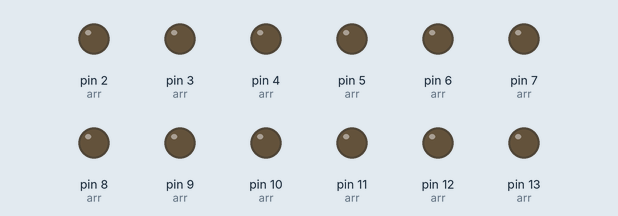
Simulated run of this sketch. Board: Arduino Uno, built with avr-gcc and run on an emulated ATmega328P. On the bench: output pins drawn as LEDs (lit = HIGH).

Above: at 0.1 s.
At 35.6 s:
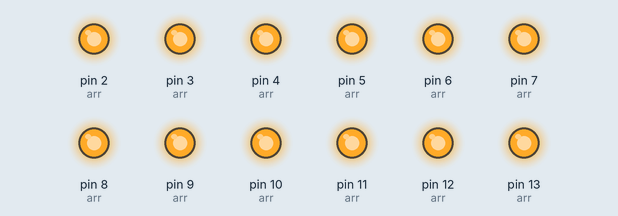
Timing chart, 0 to 40.0 s (numbered marks = the images above):
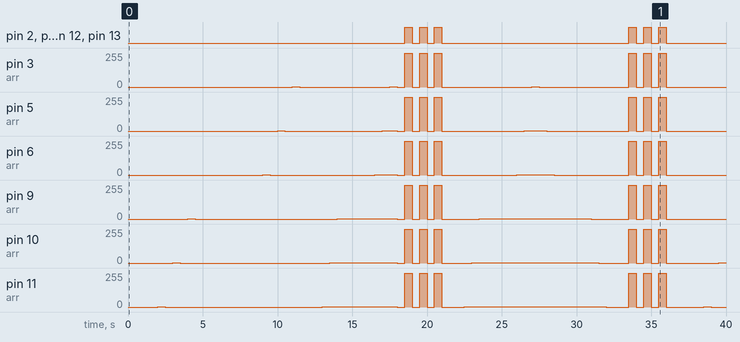

The sketch:

led_sequence1.ino
```cpp
int led1 = 13, led2 = 12, led3 = 11, led4 = 10, led5 = 9, led6 = 8, led7 = 7, led8 = 2,led9 = 4, r = 6, g = 5, b = 3;

int arr [] = { led1, led2, led3, led4, led5, led6, led7, led8, led9, r, g, b};
int rev [] = { b, g, r, led9, led8, led7, led6, led5, led4, led3, led2, led1};
int d = 500;

void setup()
{
  for (int i=0; i<sizeof arr/sizeof arr[0]; i++) {
    pinMode(arr[i], OUTPUT);
  }
}

void loop()
{
  primeiro();
  segundo();
  pisca();
  quarto();
  pisca();
}
void primeiro(){

  for (int i=0; i<sizeof arr/sizeof arr[0]; i++) {
  	if(i<i-3){
      	digitalWrite(arr[i], HIGH);
      	delay(d);
      	digitalWrite(arr[i], LOW);
      	delay(d);
    }
    else{
      	analogWrite(arr[i], HIGH);
      	delay(d);
      	analogWrite(arr[i], LOW);
      	delay(d);
    }
  }

}

void segundo(){
	for (int i=0; i<sizeof arr/sizeof arr[0]; i++) {
      if(i<i-3){
          digitalWrite(arr[i], HIGH);
          delay(d);
      }
      else{
          analogWrite(arr[i], HIGH);
          delay(d);
      }
	}

  for (int i=0; i<sizeof arr/sizeof arr[0]; i++) {
      if(i<i-3){
          digitalWrite(arr[i], LOW);
      }
      else{
          analogWrite(arr[i], LOW);
      }
  	}
  delay(d);
}

void pisca(){
for (int i=0; i<3; i++){
    for (int i=0; i<sizeof arr/sizeof arr[0]; i++) {
      digitalWrite(arr[i], HIGH);
	}
	delay(d);
    for (int i=0; i<sizeof arr/sizeof arr[0]; i++) {
      digitalWrite(arr[i], LOW);
    }
    delay(d);
  }
}
void quarto(){
  for (int i=0; i<sizeof arr/sizeof arr[0]; i++) {
      if(i<i-3){
        digitalWrite(arr[i], HIGH);
        delay(d);
      }
      else{
        analogWrite(arr[i], HIGH);
        delay(d);
      }
	}

  for (int i=0; i<sizeof rev/sizeof rev[0]; i++) {
      if(i<i-9){
        digitalWrite(rev[i], LOW);
        delay(d);
      }
      else{
        analogWrite(rev[i], LOW);
        delay(d);
      }
  	}
}
```

Measured:
- by itself, pin 3 (arr): 0/255 → 1/255 at 11.0 s, → 0/255 0.50 s later, → 1/255 6.0 s later, → 0/255 0.50 s later, … (18 changes in this stretch)
- by itself, pin 5 (arr): 0/255 → 1/255 at 10.0 s, → 0/255 0.50 s later, → 1/255 6.5 s later, → 0/255 1.0 s later, … (18 changes in this stretch)
- by itself, pin 6 (arr): 0/255 → 1/255 at 9.0 s, → 0/255 0.50 s later, → 1/255 7.0 s later, → 0/255 1.5 s later, … (18 changes in this stretch)
- by itself, pin 9 (arr): 0/255 → 1/255 at 4.0 s, → 0/255 0.50 s later, → 1/255 9.5 s later, → 0/255 4.0 s later, … (18 changes in this stretch)
- by itself, pin 10 (arr): 0/255 → 1/255 at 3.0 s, → 0/255 0.50 s later, → 1/255 10.0 s later, → 0/255 4.5 s later, … (19 changes in this stretch)
- by itself, pin 11 (arr): 0/255 → 1/255 at 2.0 s, → 0/255 0.50 s later, → 1/255 10.5 s later, → 0/255 5.0 s later, … (20 changes in this stretch)
- by itself, pin 2 (arr), pin 4 (arr), pin 7 (arr), pin 8 (arr), pin 12 (arr), pin 13 (arr): LOW → HIGH at 18.5 s, → LOW 0.50 s later, → HIGH 0.50 s later, → LOW 0.50 s later, … (12 changes in this stretch)
